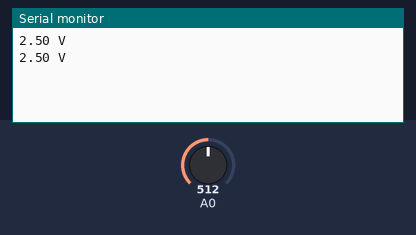
The sketch below on a simulated Arduino Uno, built with avr-gcc and run on an emulated ATmega328P. Parts: the last lines printed to the serial monitor. Inputs (shaded band) come from the test bench; at power-on: A0 = 512.

Above: at 1.8 s.
1.9 s: A0 set to 716
At 2.8 s:
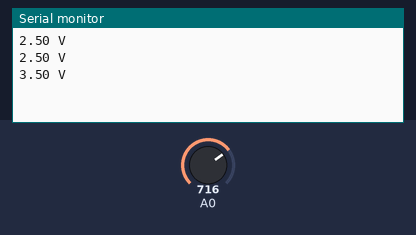
3.4 s: A0 set to 900
At 4.8 s:
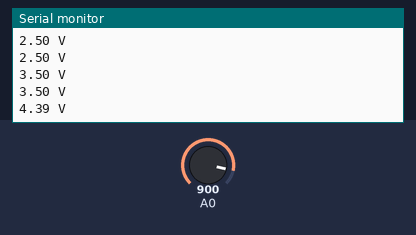
Timing chart, 0 to 6.4 s (numbered marks = the images above; inputs shaded):
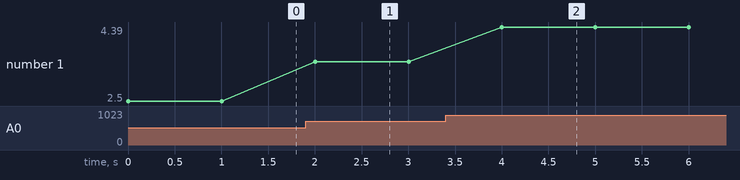

The sketch:

turbidity.ino
```cpp
/**
 * Turbidity sensor
 * Reference: https://www.dfrobot.com/wiki/index.php/Turbidity_sensor_SKU:_SEN0189
 *
 */

void setup() {
  Serial.begin(9600);
}
void loop() {
  int sensorValue = analogRead(A0);
  float voltage = sensorValue * (5.0 / 1024.0); // Convert the analog reading (which goes from 0 - 1023) to a voltage (0 - 5V):
  Serial.print(voltage);
  Serial.println(" V");
  delay(1000);
}
```

Measured:
- after the input at 1.9 s, the serial monitor: prints a new line after 0.10 s (image 1)
- after the input at 3.4 s, the serial monitor: prints a new line after 0.60 s (image 2)
- plotted number 1: 2.5 → 3.5 after the input at 1.9 s, 3.5 → 4.39 after the input at 3.4 s
